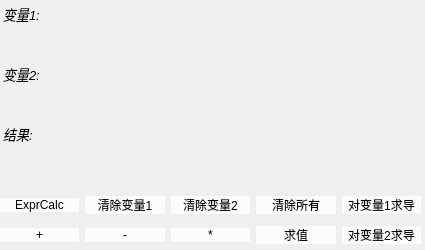
<?xml version="1.0" encoding="UTF-8"?>
<ui version="4.0">
 <class>PolyCalc</class>
 <widget class="QWidget" name="PolyCalc">
  <property name="geometry">
   <rect>
    <x>0</x>
    <y>0</y>
    <width>425</width>
    <height>250</height>
   </rect>
  </property>
  <property name="minimumSize">
   <size>
    <width>425</width>
    <height>250</height>
   </size>
  </property>
  <property name="maximumSize">
   <size>
    <width>425</width>
    <height>250</height>
   </size>
  </property>
  <property name="windowTitle">
   <string>Form</string>
  </property>
  <property name="styleSheet">
   <string notr="true">*
{
	border:none;

	
	background-color: rgb(#eff4f9);
}

QPushButton
{
	font:normal 12pt '微软雅黑';
	background-color: rgb(252,252,252);
}

QPushButton:hover
{
	background-color: rgb(221,223,221);
}
</string>
  </property>
  <widget class="QLineEdit" name="lineEdit">
   <property name="geometry">
    <rect>
     <x>1</x>
     <y>8</y>
     <width>114</width>
     <height>19</height>
    </rect>
   </property>
   <property name="font">
    <font>
     <pointsize>10</pointsize>
     <italic>true</italic>
    </font>
   </property>
   <property name="styleSheet">
    <string notr="true">background-color: rgb(240, 240, 240);</string>
   </property>
   <property name="text">
    <string>变量1:</string>
   </property>
   <property name="frame">
    <bool>true</bool>
   </property>
   <property name="readOnly">
    <bool>true</bool>
   </property>
  </widget>
  <widget class="QLineEdit" name="lineEdit_2">
   <property name="geometry">
    <rect>
     <x>0</x>
     <y>30</y>
     <width>421</width>
     <height>31</height>
    </rect>
   </property>
   <property name="font">
    <font>
     <pointsize>12</pointsize>
     <bold>true</bold>
    </font>
   </property>
   <property name="cursor">
    <cursorShape>IBeamCursor</cursorShape>
   </property>
   <property name="styleSheet">
    <string notr="true">background-color: rgb(240, 240, 240);</string>
   </property>
   <property name="alignment">
    <set>Qt::AlignmentFlag::AlignRight|Qt::AlignmentFlag::AlignTrailing|Qt::AlignmentFlag::AlignVCenter</set>
   </property>
  </widget>
  <widget class="QLineEdit" name="lineEdit_4">
   <property name="geometry">
    <rect>
     <x>0</x>
     <y>90</y>
     <width>421</width>
     <height>31</height>
    </rect>
   </property>
   <property name="font">
    <font>
     <pointsize>12</pointsize>
     <bold>true</bold>
    </font>
   </property>
   <property name="styleSheet">
    <string notr="true">background-color: rgb(240, 240, 240);</string>
   </property>
   <property name="alignment">
    <set>Qt::AlignmentFlag::AlignRight|Qt::AlignmentFlag::AlignTrailing|Qt::AlignmentFlag::AlignVCenter</set>
   </property>
  </widget>
  <widget class="QLineEdit" name="lineEdit_3">
   <property name="geometry">
    <rect>
     <x>1</x>
     <y>68</y>
     <width>114</width>
     <height>19</height>
    </rect>
   </property>
   <property name="font">
    <font>
     <pointsize>10</pointsize>
     <italic>true</italic>
    </font>
   </property>
   <property name="styleSheet">
    <string notr="true">background-color: rgb(240, 240, 240);</string>
   </property>
   <property name="text">
    <string>变量2:</string>
   </property>
   <property name="readOnly">
    <bool>true</bool>
   </property>
  </widget>
  <widget class="QLineEdit" name="lineEdit_6">
   <property name="geometry">
    <rect>
     <x>0</x>
     <y>150</y>
     <width>421</width>
     <height>31</height>
    </rect>
   </property>
   <property name="font">
    <font>
     <pointsize>12</pointsize>
     <bold>true</bold>
    </font>
   </property>
   <property name="styleSheet">
    <string notr="true">background-color: rgb(240, 240, 240);</string>
   </property>
   <property name="alignment">
    <set>Qt::AlignmentFlag::AlignRight|Qt::AlignmentFlag::AlignTrailing|Qt::AlignmentFlag::AlignVCenter</set>
   </property>
   <property name="readOnly">
    <bool>true</bool>
   </property>
  </widget>
  <widget class="QLineEdit" name="lineEdit_5">
   <property name="geometry">
    <rect>
     <x>1</x>
     <y>128</y>
     <width>114</width>
     <height>19</height>
    </rect>
   </property>
   <property name="font">
    <font>
     <pointsize>10</pointsize>
     <italic>true</italic>
    </font>
   </property>
   <property name="styleSheet">
    <string notr="true">background-color: rgb(240, 240, 240);</string>
   </property>
   <property name="text">
    <string>结果:</string>
   </property>
   <property name="readOnly">
    <bool>true</bool>
   </property>
  </widget>
  <widget class="QWidget" name="layoutWidget">
   <property name="geometry">
    <rect>
     <x>0</x>
     <y>190</y>
     <width>421</width>
     <height>61</height>
    </rect>
   </property>
   <layout class="QGridLayout" name="gridLayout">
    <item row="0" column="0">
     <widget class="QPushButton" name="btn_Expr">
      <property name="text">
       <string>ExprCalc</string>
      </property>
     </widget>
    </item>
    <item row="0" column="1">
     <widget class="QPushButton" name="btn_opC1">
      <property name="text">
       <string>清除变量1</string>
      </property>
     </widget>
    </item>
    <item row="0" column="2">
     <widget class="QPushButton" name="btn_opC2">
      <property name="text">
       <string>清除变量2</string>
      </property>
     </widget>
    </item>
    <item row="0" column="3">
     <widget class="QPushButton" name="btn_CA">
      <property name="text">
       <string>清除所有</string>
      </property>
     </widget>
    </item>
    <item row="0" column="4">
     <widget class="QPushButton" name="btn_KON">
      <property name="text">
       <string>对变量1求导</string>
      </property>
     </widget>
    </item>
    <item row="1" column="0">
     <widget class="QPushButton" name="btn_opAdd">
      <property name="text">
       <string>+</string>
      </property>
     </widget>
    </item>
    <item row="1" column="1">
     <widget class="QPushButton" name="btn_opSub">
      <property name="text">
       <string>-</string>
      </property>
     </widget>
    </item>
    <item row="1" column="2">
     <widget class="QPushButton" name="btn_opProduce">
      <property name="text">
       <string>*</string>
      </property>
     </widget>
    </item>
    <item row="1" column="3">
     <widget class="QPushButton" name="btn_opCal">
      <property name="text">
       <string>求值</string>
      </property>
     </widget>
    </item>
    <item row="1" column="4">
     <widget class="QPushButton" name="btn_opDer">
      <property name="text">
       <string>对变量2求导</string>
      </property>
     </widget>
    </item>
   </layout>
  </widget>
 </widget>
 <resources/>
 <connections/>
</ui>
